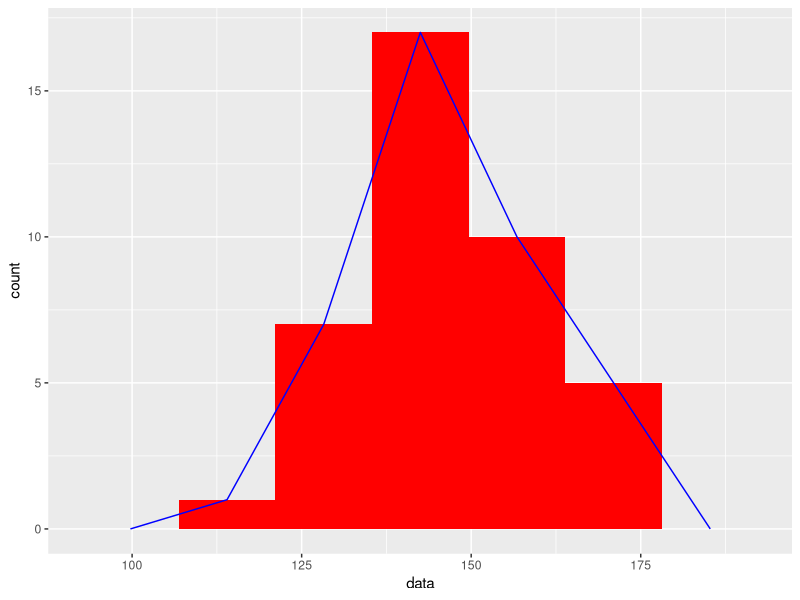

Here is the R script that generated this plot:
## ---- chunk 1
library(ggplot2)
## ---- chunk 2
Tabla_frec_agrup=function(x,k,A,p){
    L=min(x)-p/2+A*(0:k)
    x_int=cut(x, breaks=L, right=FALSE)
    intervalos=levels(x_int)
    marcas=(L[1]+L[2])/2+A*(0:(k-1))
    f.abs=as.vector(table(x_int))
    f.rel=f.abs/length(x)
    f.abs.cum=cumsum(f.abs)
    f.rel.cum=cumsum(f.rel)
    tabla_x=data.frame(intervalos, marcas, f.abs, f.abs.cum, f.rel, f.rel.cum)
    tabla_x
}

## ---- chunk 3
data <- c(138,146,168,146,161,164,158,126,173,145,150,140,138,142,135,132,147,176,147,142,144,136,163,135,150,125,148,119,153,156,149,152,154,140,145,157,144,165,135,128)



Bin <- 5 #Unico Dato Variable
Amplitud <- diff(range(data))/Bin
Tabla_frec_agrup(data,Bin,Amplitud,1)

data <- data.frame(data)
p <- ggplot(data, aes(x=data)) + geom_histogram(bins = Bin, fill="red") +geom_freqpoly(color="blue",bins=Bin)

p

## ---- chunk 4

